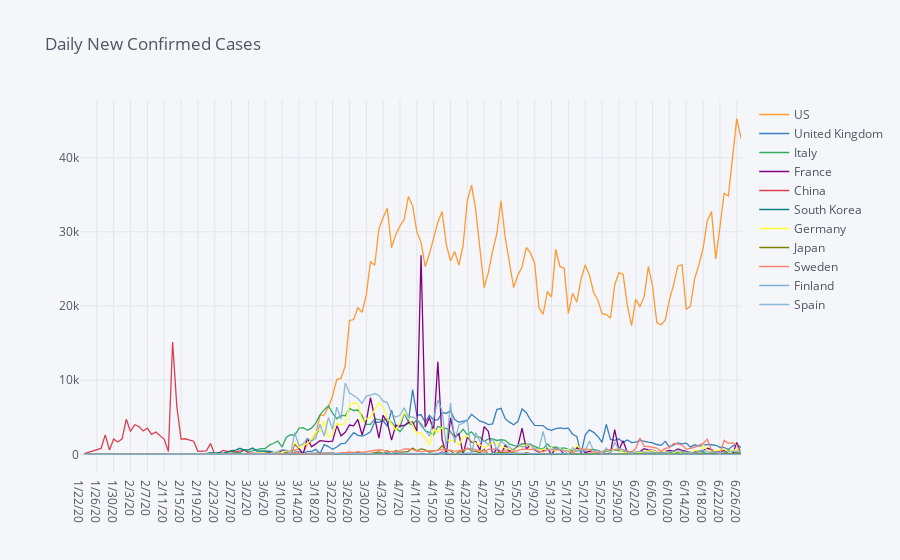

Source (notebook cell):
### Code cell
# plot line graph of country by new daily confirmed cases
country_daily.xs('Confirmed', axis=1, level=1).iplot(scale='log', title='Daily New Confirmed Cases')

### Figure 1 — Plotly figure (JSON) as saved in the notebook; plotly's stock layout.template omitted (floating-point values rounded to 4 significant figures; data arrays with more than 128 entries replaced by an {"elided": "..."} marker saying what was removed)
{"data": [{"line": {"color": "rgba(255, 153, 51, 1.0)", "dash": "solid", "shape": "linear", "width": 1.3}, "mode": "lines", "name": "US", "text": "", "type": "scatter", "x": {"elided": "158 str values"}, "y": {"elided": "158 mixed values"}}, {"line": {"color": "rgba(55, 128, 191, 1.0)", "dash": "solid", "shape": "linear", "width": 1.3}, "mode": "lines", "name": "United Kingdom", "text": "", "type": "scatter", "x": {"elided": "158 str values"}, "y": {"elided": "158 mixed values"}}, {"line": {"color": "rgba(50, 171, 96, 1.0)", "dash": "solid", "shape": "linear", "width": 1.3}, "mode": "lines", "name": "Italy", "text": "", "type": "scatter", "x": {"elided": "158 str values"}, "y": {"elided": "158 mixed values"}}, {"line": {"color": "rgba(128, 0, 128, 1.0)", "dash": "solid", "shape": "linear", "width": 1.3}, "mode": "lines", "name": "France", "text": "", "type": "scatter", "x": {"elided": "158 str values"}, "y": {"elided": "158 mixed values"}}, {"line": {"color": "rgba(219, 64, 82, 1.0)", "dash": "solid", "shape": "linear", "width": 1.3}, "mode": "lines", "name": "China", "text": "", "type": "scatter", "x": {"elided": "158 str values"}, "y": {"elided": "158 mixed values"}}, {"line": {"color": "rgba(0, 128, 128, 1.0)", "dash": "solid", "shape": "linear", "width": 1.3}, "mode": "lines", "name": "South Korea", "text": "", "type": "scatter", "x": {"elided": "158 str values"}, "y": {"elided": "158 mixed values"}}, {"line": {"color": "rgba(255, 255, 51, 1.0)", "dash": "solid", "shape": "linear", "width": 1.3}, "mode": "lines", "name": "Germany", "text": "", "type": "scatter", "x": {"elided": "158 str values"}, "y": {"elided": "158 mixed values"}}, {"line": {"color": "rgba(128, 128, 0, 1.0)", "dash": "solid", "shape": "linear", "width": 1.3}, "mode": "lines", "name": "Japan", "text": "", "type": "scatter", "x": {"elided": "158 str values"}, "y": {"elided": "158 mixed values"}}, {"line": {"color": "rgba(251, 128, 114, 1.0)", "dash": "solid", "shape": "linear", "width": 1.3}, "mode": "lines", "name": "Sweden", "text": "", "type": "scatter", "x": {"elided": "158 str values"}, "y": {"elided": "158 mixed values"}}, {"line": {"color": "rgba(128, 177, 211, 1.0)", "dash": "solid", "shape": "linear", "width": 1.3}, "mode": "lines", "name": "Finland", "text": "", "type": "scatter", "x": {"elided": "158 str values"}, "y": {"elided": "158 mixed values"}}, {"line": {"color": "rgba(128, 177, 211, 0.8999999999999999)", "dash": "solid", "shape": "linear", "width": 1.3}, "mode": "lines", "name": "Spain", "text": "", "type": "scatter", "x": {"elided": "158 str values"}, "y": {"elided": "158 mixed values"}}], "layout": {"legend": {"bgcolor": "#F5F6F9", "font": {"color": "#4D5663"}}, "paper_bgcolor": "#F5F6F9", "plot_bgcolor": "#F5F6F9", "title": {"font": {"color": "#4D5663"}, "text": "Daily New Confirmed Cases"}, "xaxis": {"gridcolor": "#E1E5ED", "showgrid": true, "tickfont": {"color": "#4D5663"}, "title": {"font": {"color": "#4D5663"}, "text": ""}, "zerolinecolor": "#E1E5ED"}, "yaxis": {"gridcolor": "#E1E5ED", "showgrid": true, "tickfont": {"color": "#4D5663"}, "title": {"font": {"color": "#4D5663"}, "text": ""}, "zerolinecolor": "#E1E5ED"}}}
